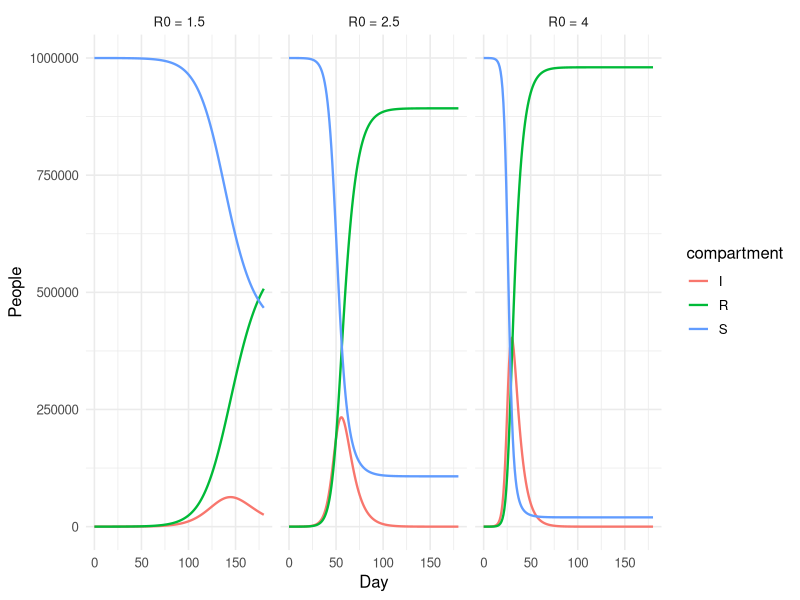

Source code (R):
# ============================================================
# Biostatistics Courses
# Course 3 — Week 4, Session 4: SIR / SEIR with deSolve
# ============================================================

# --- 0. Setup --------------------------------------------------
library(tidyverse)
library(deSolve)
set.seed(42)
theme_set(theme_minimal(base_size = 12))

# --- 1. Goal ---------------------------------------------------
# Simulate SIR outbreaks in a population of 1M for three R0 values.

# --- 2. Data ---------------------------------------------------
sir <- function(time, state, params) {
  with(as.list(c(state, params)), {
    N  <- S + I + R
    dS <- -beta * S * I / N
    dI <-  beta * S * I / N - gamma * I
    dR <-  gamma * I
    list(c(dS, dI, dR))
  })
}

run_sir <- function(R0, gamma = 1/7, days = 180, N = 1e6, I0 = 10) {
  params <- c(beta = R0 * gamma, gamma = gamma)
  state  <- c(S = N - I0, I = I0, R = 0)
  times  <- seq(0, days, by = 1)
  out <- as.data.frame(ode(state, times, sir, params))
  out$R0 <- R0
  out
}

trajectories <- bind_rows(
  run_sir(1.5), run_sir(2.5), run_sir(4.0)
) |>
  pivot_longer(c(S, I, R), names_to = "compartment", values_to = "n")

# --- 3. Visualise ----------------------------------------------
print(
  ggplot(trajectories, aes(time, n, colour = compartment)) +
    geom_line(linewidth = 0.8) +
    facet_wrap(~ R0, labeller = labeller(R0 = \(x) paste0("R0 = ", x))) +
    labs(x = "Day", y = "People")
)

# --- 4. Assumptions --------------------------------------------
# Closed, homogeneously mixing population; constant beta and gamma.

# --- 5. Conduct / Fit ------------------------------------------
peak <- trajectories |>
  filter(compartment == "I") |>
  group_by(R0) |>
  summarise(peak_I = max(n), peak_day = time[which.max(n)])
print(peak)

# --- 6. Report -------------------------------------------------
cat("Peak prevalence scales strongly with R0.\n")
